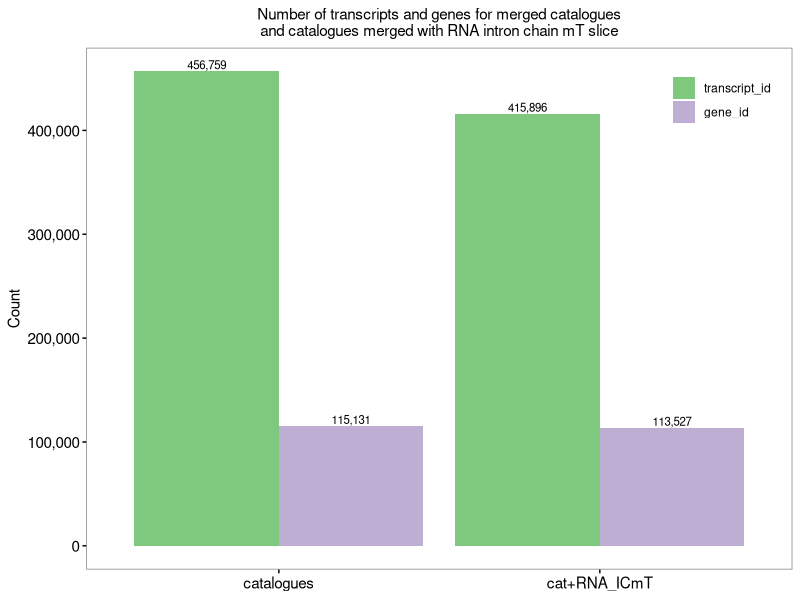

Write R code to recreate this figure.
## ---- chunk 1
library(dplyr)
library(ggplot2)
library(patchwork)
library(purrr)
library(stringr)
## ---- chunk 2
df <- data.frame (data_set  = c("catalogues", "catalogues", "cat+RNA_ICmT", "cat+RNA_ICmT"),
                  id_type = c("transcript_id", "gene_id", "transcript_id", "gene_id"),
                  count = c(456759, 115131, 415896, 113527)
                  )
df
## ---- chunk 3
#pdf(file = "tmerged_cat_and_RNA-ICmT.pdf", width = 6.2, height = 4)
df %>%
  ggplot(data=.,aes(x=reorder(data_set, -count),
                    y=count,
                    fill=reorder(id_type, -count))) +
  geom_bar(stat="identity", position=position_dodge()) +
  geom_text(aes(label = paste0(scales::comma(count))),
          position = position_dodge(width=0.9),
          vjust=-0.25,
          size = 2.9) +
  theme_minimal() +
  ylab('Count') +
  ggtitle(label = "Number of transcripts and genes for merged catalogues\nand catalogues merged with RNA intron chain mT slice") +
  scale_fill_brewer(palette="Accent", direction = 1) +
  theme(axis.title.x=element_blank(),
        axis.text = element_text(colour = "black", size = 11),
        axis.ticks = element_line(colour = "black"),
        panel.background = element_rect(fill = "white", colour = "grey50"),
        legend.title = element_blank(),
        legend.position = c(0.9, 0.9),
        panel.grid = element_blank(),
        plot.title = element_text(hjust = 0.5, size=11)
        ) +
  scale_y_continuous(labels=scales::comma)
